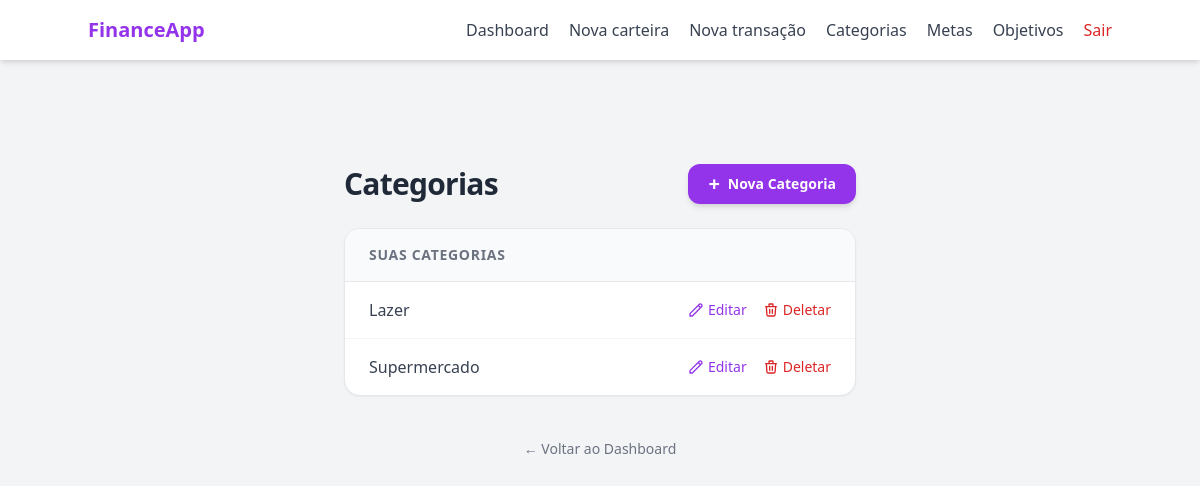
Page /category/index (signed in) on the earlier database version.
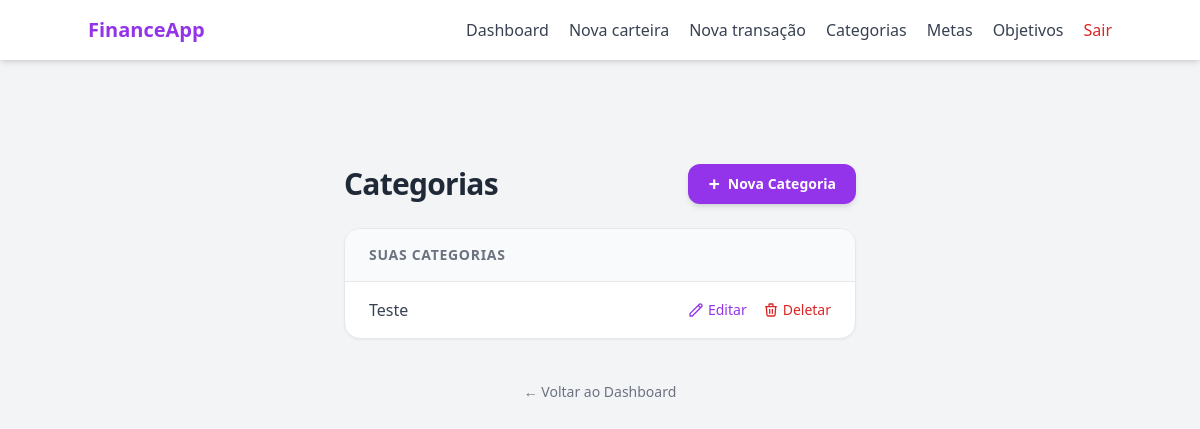
Same page on the later database version.
### models/category.py (models this page shows, shortened)
class Category(db.Model):
    __tablename__ = "categories"
    id = db.Column(db.Integer, primary_key= True)
    name = db.Column(db.String(100), nullable= False)
    type = db.Column(db.String(20), nullable= False)
    __mapper_args__ = {
        "polymorphic_on": type,
        "polymorphic_identity": "category"
    }

class SystemCategory(Category):
    __mapper_args__ = {
        "polymorphic_identity": "system"
    }
    is_default = db.Column(db.Boolean, default= True)

### routes/category_routes.py (the view)
@category_bp.route("/index", methods=["GET"])
@login_required
def category_index_page():
    user_categories = CategoryController.get_user_categories(current_user.id)
    return render_template("category/index.html", categories= user_categories)

### controllers/category_controller.py (called while the page is built)
    @staticmethod
    def get_user_categories(user_id):
        return UserCategory.query.filter_by(user_id= user_id).all()

### templates/category/index.html (shortened to what this page needs)
{% extends "base.html" %}
{% block content %}
<div class="w-full flex flex-col items-center pt-16 pb-24 px-4 relative">
    <div class="w-full max-w-lg space-y-6">
        <div class="flex flex-col sm:flex-row items-center justify-between gap-4 mb-4">
            <h1 class="text-gray-800 text-3xl font-bold tracking-tight">
                Categorias
            </h1>
            <button onclick="openCreateCategoryModal()"
                class="px-5 py-2.5 bg-purple-600 hover:bg-purple-700 text-white text-sm font-semibold rounded-xl shadow-md transition-all flex items-center gap-2 hover:-translate-y-0.5">
                <span class="text-xl leading-none">+</span> Nova Categoria
            </button>
        </div>
        <div class="bg-white rounded-2xl shadow-sm border border-gray-200 overflow-hidden">
            <div class="bg-gray-50 px-6 py-4 border-b border-gray-200">
                <h2 class="text-sm font-semibold text-gray-500 uppercase tracking-wider">Suas Categorias</h2>
            </div>
            <ul class="divide-y divide-gray-100">
                {% if categories %}
                {% for category in categories %}
                    <li class="px-6 py-4 flex items-center justify-between hover:bg-gray-50 transition-colors group">
                        <span class="text-gray-700 font-medium">{{ category.name }}</span>
                        <div class="flex items-center gap-4 text-sm font-medium">
                            <button type="button"
                                onclick="openEditCategoryModal(
                                    '{{ url_for('category_bp.edit_category', category_id=category.id) }}',
                                    '{{ category.name }}'
                                )"
                                class="text-purple-600 hover:underline flex items-center gap-1 transition-colors">
                                <svg class="w-4 h-4" fill="none" stroke="currentColor" viewBox="0 0 24 24"><path stroke-linecap="round" stroke-linejoin="round" stroke-width="2" d="M15.232 5.232l3.536 3.536m-2.036-5.036a2.5 2.5 0 113.536 3.536L6.5 21.036H3v-3.572L16.732 3.732z"></path></svg>
                                Editar
                            </button>
                            <button type="button"
                                onclick="openConfirmModal(
                                    '{{ url_for('category_bp.delete_category', category_id=category.id) }}',
                                    'Excluir {{ category.name }}',
                                    'Atenção: Ao excluir esta categoria, todas as transações vinculadas a ela ficarão sem classificação. Deseja continuar?'
                                )"
                                class="text-red-600 hover:text-red-800 hover:underline transition-colors font-medium text-sm flex items-center gap-1">
                                <svg class="w-4 h-4" fill="none" stroke="currentColor" viewBox="0 0 24 24"><path stroke-linecap="round" stroke-linejoin="round" stroke-width="2" d="M19 7l-.867 12.142A2 2 0 0116.138 21H7.862a2 2 0 01-1.995-1.858L5 7m5 4v6m4-6v6m1-10V4a1 1 0 00-1-1h-4a1 1 0 00-1 1v3M4 7h16"></path></svg>
                                Deletar
                            </button>
                        </div>
                    </li>
                    {% endfor %}
                    {% else %}
                    <li class="px-6 py-4 text-center text-gray-500">
                        Nenhuma categoria criada ainda.
                    </li>
                {% endif %}
            </ul>
        </div>
        <div class="text-center pt-4">
            <a href="{{ url_for('main_bp.dashboard_page') }}" class="text-sm text-gray-500 hover:text-purple-600 transition-colors">
                ← Voltar ao Dashboard
            </a>
        </div>
    </div>
</div>
{% endblock %}

Differences in the rows shown:
removed SystemCategory: name "Lazer"
removed SystemCategory: name "Supermercado"
added SystemCategory: name "Teste"
